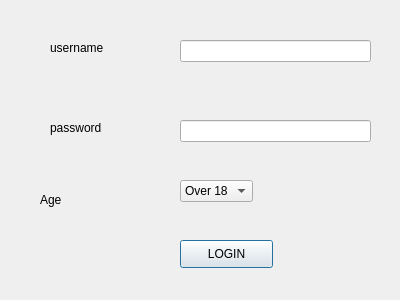
<?xml version="1.0" encoding="UTF-8"?>
<ui version="4.0">
 <class>Dialog</class>
 <widget class="QDialog" name="Dialog">
  <property name="geometry">
   <rect>
    <x>0</x>
    <y>0</y>
    <width>400</width>
    <height>300</height>
   </rect>
  </property>
  <property name="windowTitle">
   <string>LOGIN PAGE</string>
  </property>
  <widget class="QLabel" name="label">
   <property name="geometry">
    <rect>
     <x>50</x>
     <y>40</y>
     <width>91</width>
     <height>16</height>
    </rect>
   </property>
   <property name="text">
    <string>username</string>
   </property>
  </widget>
  <widget class="QLineEdit" name="usernamelineEdit">
   <property name="geometry">
    <rect>
     <x>180</x>
     <y>40</y>
     <width>191</width>
     <height>22</height>
    </rect>
   </property>
  </widget>
  <widget class="QLabel" name="label_2">
   <property name="geometry">
    <rect>
     <x>50</x>
     <y>120</y>
     <width>91</width>
     <height>16</height>
    </rect>
   </property>
   <property name="text">
    <string>password</string>
   </property>
  </widget>
  <widget class="QLineEdit" name="passwordlineEdit">
   <property name="geometry">
    <rect>
     <x>180</x>
     <y>120</y>
     <width>191</width>
     <height>22</height>
    </rect>
   </property>
  </widget>
  <widget class="QComboBox" name="agecomboBox">
   <property name="geometry">
    <rect>
     <x>180</x>
     <y>180</y>
     <width>73</width>
     <height>22</height>
    </rect>
   </property>
   <item>
    <property name="text">
     <string>Over 18</string>
    </property>
   </item>
   <item>
    <property name="text">
     <string>Under 18</string>
    </property>
   </item>
  </widget>
  <widget class="QPushButton" name="LOGINpushButton">
   <property name="geometry">
    <rect>
     <x>180</x>
     <y>240</y>
     <width>93</width>
     <height>28</height>
    </rect>
   </property>
   <property name="text">
    <string>LOGIN</string>
   </property>
  </widget>
  <widget class="QLabel" name="label_3">
   <property name="geometry">
    <rect>
     <x>40</x>
     <y>190</y>
     <width>131</width>
     <height>20</height>
    </rect>
   </property>
   <property name="text">
    <string>Age</string>
   </property>
  </widget>
 </widget>
 <resources/>
 <connections/>
</ui>
